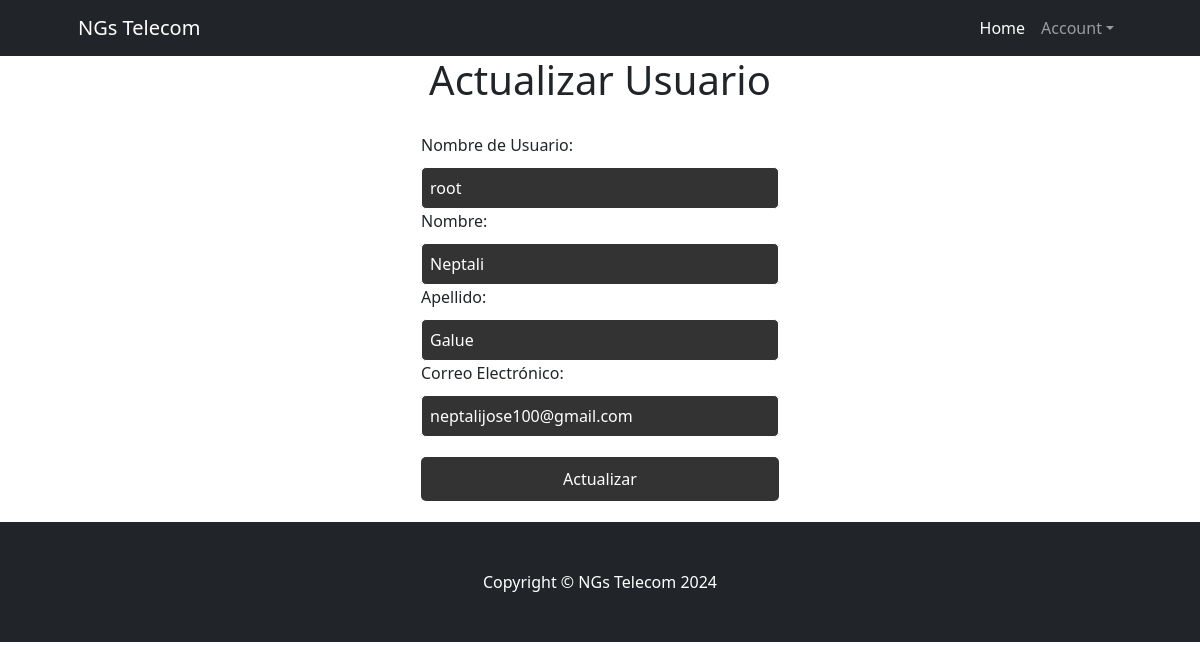
Before: /Accounts/users/update/1/ (signed in) with the older database file.
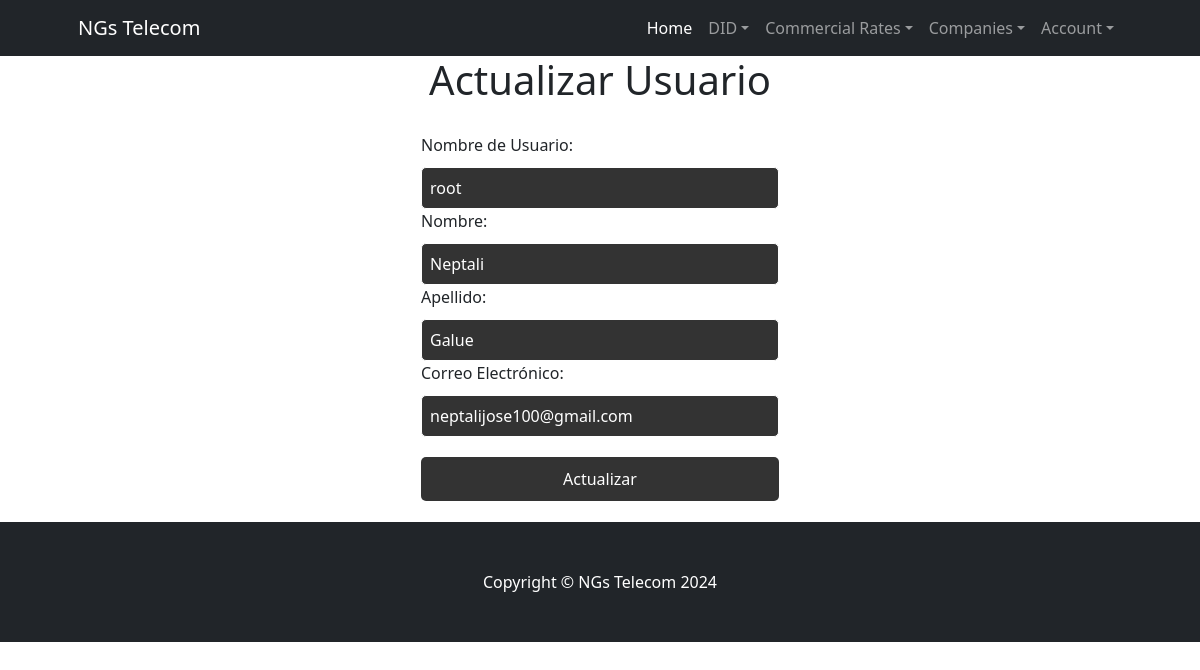
After: the same page with the newer database file.
### accounts/models.py (models this page shows, shortened)
class CustomUser(AbstractUser):
    email = models.EmailField(unique=True)
    is_technical = models.BooleanField(default=False)
    is_commercial = models.BooleanField(default=False)
    USERNAME_FIELD = 'username'
    REQUIRED_FIELDS = ['email', 'first_name', 'last_name']

### accounts/views.py (the view)
# urls.py: path('users/update/<int:pk>/', UserUpdateView.as_view(), name='user_update'),
class UserUpdateView(UserPassesTestMixin, UpdateView):
    model = CustomUser
    fields = ['username', 'first_name', 'last_name', 'email']
    template_name = 'accounts/UpdateUsers.html'
    success_url = reverse_lazy('user_list')
    def test_func(self):
        return self.request.user.is_superuser

### accounts/templates/accounts/UpdateUsers.html (shortened to what this page needs)
<!DOCTYPE html>
<html lang="en">
<head>
</head>
<body>
    {% extends "dids/inicio.html" %} {% load static %}
    {% block contenidoQueCambia %}
    <h1>Actualizar Usuario</h1>
    <form method="POST">
        <label for="username">Nombre de Usuario:</label>
        <input type="text" id="username" name="username" value="{{ object.username }}" required>
        <label for="first_name">Nombre:</label>
        <input type="text" id="first_name" name="first_name" value="{{ object.first_name }}" required>
        <label for="last_name">Apellido:</label>
        <input type="text" id="last_name" name="last_name" value="{{ object.last_name }}" required>
        <label for="email">Correo Electrónico:</label>
        <input type="email" id="email" name="email" value="{{ object.email }}" required>
        <input type="submit" value="Actualizar">
    </form>
    {% endblock %}

### DIDs/templates/dids/inicio.html (shortened to what this page needs)
{% load static %}
<!DOCTYPE html>
<html lang="en">
<head>
    <link href="https://cdn.jsdelivr.net/npm/bootstrap-icons@1.4.1/font/bootstrap-icons.css" rel="stylesheet" />
    <link href="css/styles.css" rel="stylesheet" />
    <link href="{% static 'dids/css/styles.css' %}" rel="stylesheet" />
</head>
<body>
    <nav class="navbar navbar-expand-lg navbar-dark bg-dark">
        <div class="container px-lg-5">
            <a class="navbar-brand" href="#!">NGs Telecom</a>
            <div class="collapse navbar-collapse" id="navbarSupportedContent">
                <ul class="navbar-nav ms-auto mb-2 mb-lg-0">
                    <li class="nav-item">
                        <a class="nav-link active" aria-current="page" href="{% url 'Inicio' %}">Home</a>
                    </li>
                    {% if user.is_authenticated %}
                        {% if user.is_technical %}
                            <li class="nav-item dropdown">
                                <a class="nav-link dropdown-toggle" href="#" id="navbarDropdownDID" role="button" data-bs-toggle="dropdown"
                                    aria-expanded="false">DID</a>
                            </li>
                            <li class="nav-item dropdown">
                                <a class="nav-link dropdown-toggle" href="#" id="navbarDropdownRates" role="button" data-bs-toggle="dropdown"
                                    aria-expanded="false">Commercial Rates</a>
                            </li>
                            <li class="nav-item dropdown">
                                <a class="nav-link dropdown-toggle" href="#" id="navbarDropdownCompanies" role="button" data-bs-toggle="dropdown"
                                    aria-expanded="false">Companies</a>
                            </li>
                        {% endif %}
                        <li class="nav-item dropdown">
                            <a class="nav-link dropdown-toggle" href="#" id="navbarDropdownAccount" role="button" data-bs-toggle="dropdown"
                                aria-expanded="false">Account</a>
                        </li>
                    {% else %}
                        <li class="nav-item">
                            <a class="nav-link" href="{% url 'Login' %}">Sign In</a>
                        </li>
                    {% endif %}
                </ul>
            </div>
        </div>
    </nav>
    {% block contenidoQueCambia %}{% endblock %}
    <footer class="py-5 bg-dark">
        <div class="container">
            <p class="m-0 text-center text-white">Copyright &copy; NGs Telecom 2024</p>
        </div>
    </footer>
</body>
</html>

### accounts/templates/accounts/UpdateUsers.html (style rules this page uses)
body { background-color: black; color: white; font-family: Arial, sans-serif; }
h1 { text-align: center; }
form { max-width: 400px; margin: 0 auto; padding: 20px; border: 1px solid white; border-radius: 10px; }
label, input { display: block; width: 100%; margin-bottom: 10px; }
input[type="text"], input[type="email"] { padding: 8px; border-radius: 5px; border: 1px solid white; background-color: #333; color: white; }
input[type="submit"] { padding: 10px 20px; border: none; border-radius: 5px; background-color: #333; color: white; cursor: pointer; margin-top: 20px; }

Changed rows visible on the page:
changed CustomUser "root": is_technical False → True (drawn)
Other visible differences:
text now shown: "DID Commercial Rates Companies"
